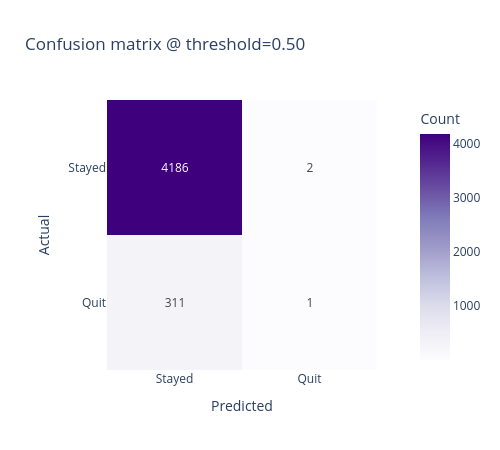

The cell this chart's notebook holds for it:
### Markdown cell above
## 7. Confusion matrix + classification report

At the model's own `high_risk_threshold` (used for the At-Risk page's risk tiers). Note: with only ~7% of employees quitting in the holdout, a naive 0.5 threshold would predict almost nobody as "Quit" and still score >90% accuracy while catching none of them. `high_risk_threshold` is tuned lower than 0.5 for exactly this reason — recall on the minority class matters more than raw accuracy here. This is also why the project leans on precision@k (below) rather than a single fixed threshold for the At-Risk page.

### Code cell
threshold = bundle.high_risk_threshold
y_pred = (proba >= threshold).astype(int)
cm = confusion_matrix(y_true, y_pred)

fig = px.imshow(
    cm, text_auto=True, color_continuous_scale='Purples',
    labels=dict(x='Predicted', y='Actual', color='Count'),
    x=['Stayed', 'Quit'], y=['Stayed', 'Quit'],
    title=f'Confusion matrix @ threshold={threshold:.2f}',
)
fig.update_layout(template='plotly_white', width=500, height=450)
fig.show()

print(classification_report(y_true, y_pred, target_names=['Stayed', 'Quit']))

### Figure 1 — Plotly figure (JSON) as saved in the notebook; plotly's stock layout.template omitted (floating-point values rounded to 4 significant figures)
{"data": [{"coloraxis": "coloraxis", "hovertemplate": "Predicted: %{x}<br>Actual: %{y}<br>Count: %{z}<extra></extra>", "name": "0", "texttemplate": "%{z}", "type": "heatmap", "x": ["Stayed", "Quit"], "xaxis": "x", "y": ["Stayed", "Quit"], "yaxis": "y", "z": [[4186, 2], [311, 1]]}], "layout": {"coloraxis": {"autocolorscale": false, "colorbar": {"title": {"text": "Count"}}, "colorscale": [[0.0, "rgb(252,251,253)"], [0.125, "rgb(239,237,245)"], [0.25, "rgb(218,218,235)"], [0.375, "rgb(188,189,220)"], [0.5, "rgb(158,154,200)"], [0.625, "rgb(128,125,186)"], [0.75, "rgb(106,81,163)"], [0.875, "rgb(84,39,143)"], [1.0, "rgb(63,0,125)"]]}, "height": 450, "title": {"text": "Confusion matrix @ threshold=0.50"}, "width": 500, "xaxis": {"anchor": "y", "constrain": "domain", "domain": [0.0, 1.0], "scaleanchor": "y", "title": {"text": "Predicted"}}, "yaxis": {"anchor": "x", "autorange": "reversed", "constrain": "domain", "domain": [0.0, 1.0], "title": {"text": "Actual"}}}}
